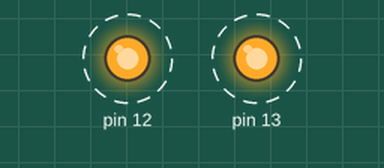
Simulated run of this sketch. Board: Arduino Uno, built with avr-gcc and run on an emulated ATmega328P. Parts: output pins drawn as LEDs (lit = HIGH). Dashed ring = blinking.

Above: at 0.12 s.
Timing chart, 0 to 3.0 s (numbered marks = the images above):
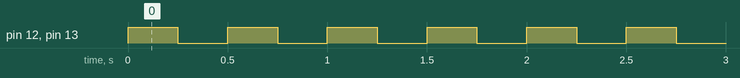

The sketch:

HighLowLed.ino
```cpp
/*
Robotics with the BOE Shield - HighLowLed
Turn LED connected to digital pin 13 on/off once every second.
*/

void setup() {
// put your setup code here, to run once:
pinMode(13, OUTPUT);
pinMode(12, OUTPUT);
}

void loop() {
  // put your main code here, to run repeatedly:
  digitalWrite(13, HIGH);
  digitalWrite(12, HIGH);
  delay(250);
  digitalWrite(13, LOW);
  digitalWrite(12, LOW);
  delay(250);
}
```

Measured:
- by itself, pin 12, pin 13: alternates HIGH for 0.25 s and LOW for 0.25 s
